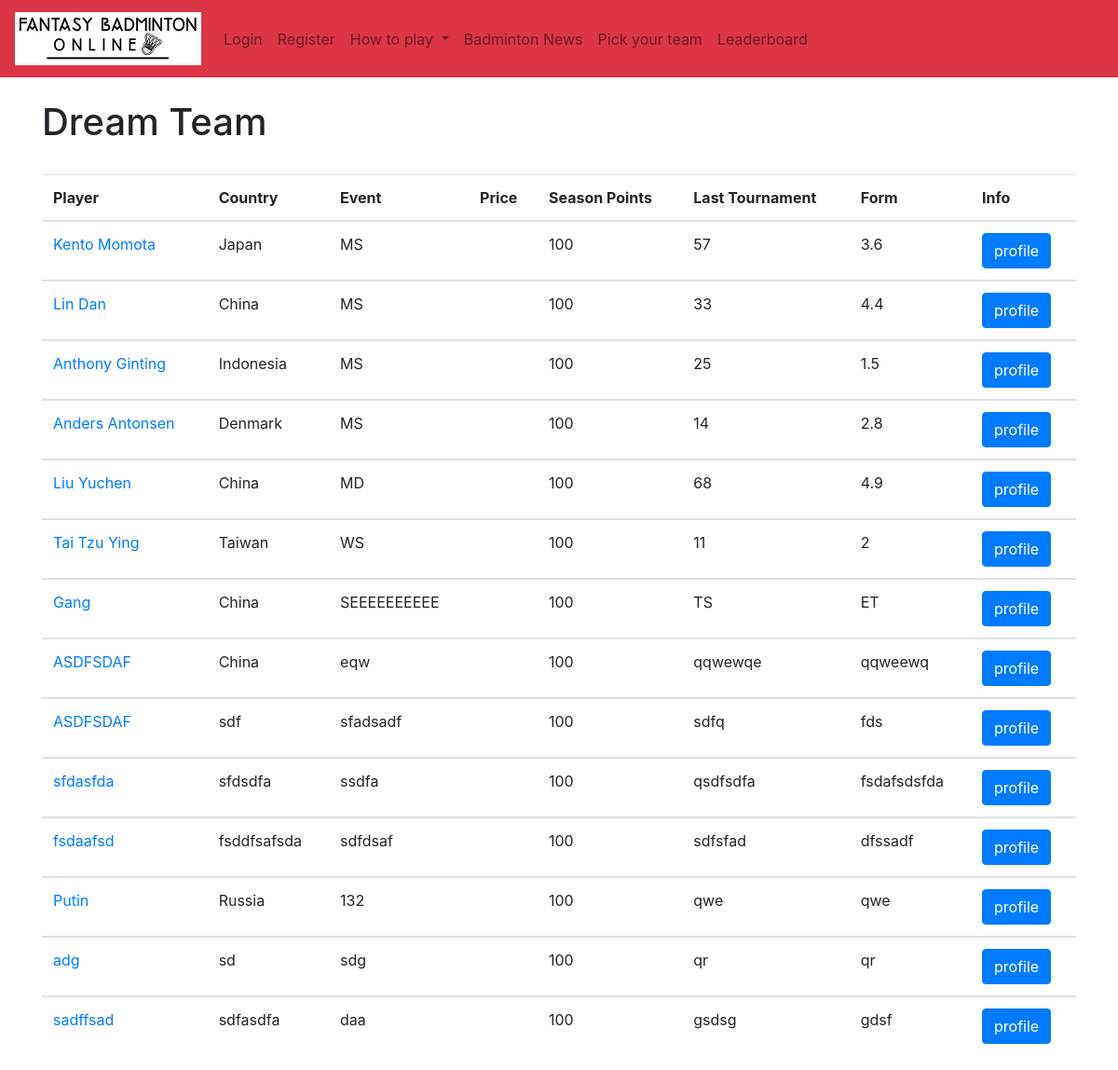
Screenshot of /fantasy_player_ranking/ with the database file from the repository.
### authenticate/models.py (models this page shows, shortened)
class Ranking(models.Model):
	rank = models.IntegerField(default=10)
	name = models.CharField(max_length=50)
	country = models.CharField(max_length=50)
	cost = models.FloatField(default=10) # price is a number, defaults to 10. You can set it up in the admin panel
	event = models.CharField(max_length=50)
	score = models.IntegerField(default=0)
	last = models.CharField(max_length=50)
	form = models.CharField(max_length=50)
	results = models.CharField(max_length=50)
	status = models.CharField(max_length=50)
	game8 = models.CharField(max_length=50)
	match8 = models.CharField(max_length=50)
	player = models.SlugField()
	picture = models.ImageField(default='default.png', blank=True)
	playing = models.BooleanField(default=True)
	current_tournament_score = models.IntegerField(default=10)
	last_tournament_score = models.IntegerField(default=10)

### authenticate/views.py (the view)
# urls.py: path('fantasy_player_ranking/', views.fantasy_player_ranking, name='fantasy_player_ranking'),
def fantasy_player_ranking(request):
	all_ranking = Ranking.objects.all()
	return render(request, 'authenticate/fantasy_player_ranking.html', {'all_ranking': all_ranking })

### authenticate/templates/authenticate/fantasy_player_ranking.html (shortened to what this page needs)
{% extends 'authenticate/base.html' %}
{% load static %}
{% block content %}
<h1> Dream Team </h1>
<br/>
<table class="table table-hover" id="player_table">
	<thead>
		<tr>
			<th scope="col">Player</th>
			<th scope="col">Country</th>
			<th scope="col">Event</th>
			<th scope="col">Price</th>
			<th scope="col">Season Points</th>
			<th scope="col">Last Tournament</th>
			<th scope="col">Form</th>
			<th scope="col">Info</th>
		</tr>
	</thead>
{% for things in all_ranking %}
	<tbody>
		<tr>
			<td><a href="{% url 'player_profile' player=things.player %}">{{ things.name }}</a></td>
			<td>{{ things.country }}</td>
			<td>{{ things.event }}</td>
			<td>{{ things.price }}</td>
			<td>{{ things.score }}</td>
			<td>{{ things.last }}</td>
			<td>{{ things.form }}</td>
			<td><button type="button" class="btn btn-primary" data-toggle="modal" data-target="#exampleModalLong">profile</button></td>
		</tr>
	</tbody>
{% endfor %}
</table>
{% endblock %}

### rows the page displays
Ranking: name "Kento Momota", country "Japan", event "MS", score "100", last "57", form "3.6"
Ranking: name "Lin Dan", country "China", event "MS", score "100", last "33", form "4.4"
Ranking: name "Anthony Ginting", country "Indonesia", event "MS", score "100", last "25", form "1.5"
Ranking: name "Anders Antonsen", country "Denmark", event "MS", score "100", last "14", form "2.8"
Ranking: name "Liu Yuchen", country "China", event "MD", score "100", last "68", form "4.9"
Ranking: name "Tai Tzu Ying", country "Taiwan", event "WS", score "100", last "11", form "2"
Ranking: name "Gang", country "China", event "SEEEEEEEEEE", score "100", last "TS", form "ET"
Ranking: name "ASDFSDAF", country "China", event "eqw", score "100", last "qqwewqe", form "qqweewq"
Ranking: name "ASDFSDAF", country "sdf", event "sfadsadf", score "100", last "sdfq", form "fds"
Ranking: name "sfdasfda", country "sfdsdfa", event "ssdfa", score "100", last "qsdfsdfa", form "fsdafsdsfda"
Ranking: name "fsdaafsd", country "fsddfsafsda", event "sdfdsaf", score "100", last "sdfsfad", form "dfssadf"
Ranking: name "Putin", country "Russia", event "132", score "100", last "qwe", form "qwe"
Ranking: name "adg", country "sd", event "sdg", score "100", last "qr", form "qr"
Ranking: name "sadffsad", country "sdfasdfa", event "daa", score "100", last "gsdsg", form "gdsf"
